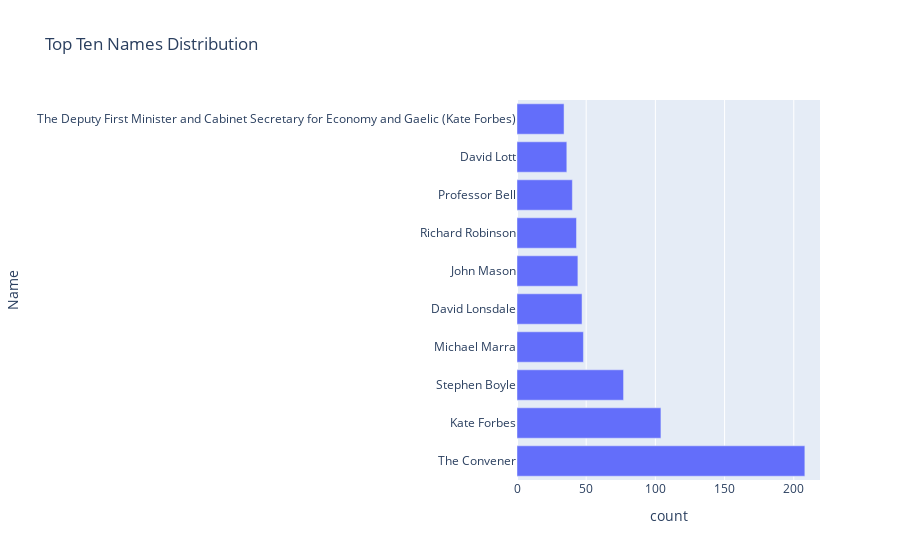

The cell this chart's notebook holds for it:
### Code cell
#Showing the top ten names of the people who have given speeches
top_names = parliament_reports_df['Name'].value_counts().reset_index().head(10)
top_names.columns = ['Name', 'count']

fig = px.bar(top_names, x='count', y='Name', title='Top Ten Names Distribution')
fig.show()

### Figure 1 — Plotly figure (JSON) as saved in the notebook; plotly's stock layout.template omitted (floating-point values rounded to 4 significant figures)
{"data": [{"alignmentgroup": "True", "hovertemplate": "count=%{x}<br>Name=%{y}<extra></extra>", "legendgroup": "", "marker": {"color": "#636efa", "pattern": {"shape": ""}}, "name": "", "offsetgroup": "", "orientation": "h", "showlegend": false, "textposition": "auto", "type": "bar", "x": [208, 104, 77, 48, 47, 44, 43, 40, 36, 34], "xaxis": "x", "y": ["The Convener", "Kate Forbes", "Stephen Boyle", "Michael Marra", "David Lonsdale", "John Mason", "Richard Robinson", "Professor Bell", "David Lott", "The Deputy First Minister and Cabinet Secretary for Economy and Gaelic (Kate Forbes)"], "yaxis": "y"}], "layout": {"barmode": "relative", "legend": {"tracegroupgap": 0}, "title": {"text": "Top Ten Names Distribution"}, "xaxis": {"anchor": "y", "domain": [0, 1], "title": {"text": "count"}}, "yaxis": {"anchor": "x", "domain": [0, 1], "title": {"text": "Name"}}}}
